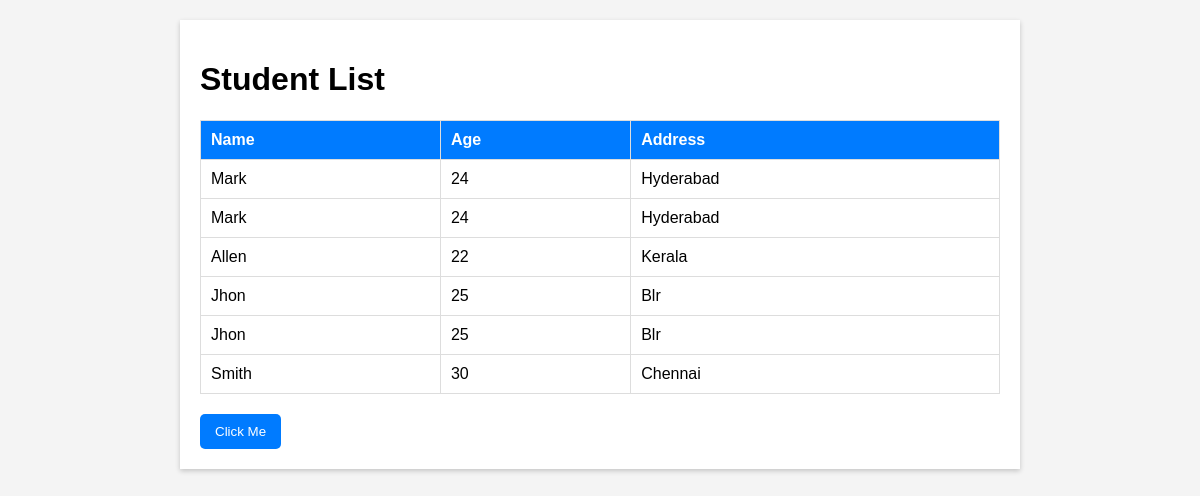
The app's page /display/ with its own data.
### app1/models.py (models this page shows)
class Student(models.Model):
    name=models.CharField(max_length=25)
    age=models.IntegerField(null=True)
    address=models.CharField(max_length=30,null=True)

### app1/views.py (the view)
# urls.py: path('display/',display,name='display'),
def display(request):
    v=Student.objects.all()
    return render(request,'display.html',{'data':v})

### template/display.html (shortened to what this page needs)
<!DOCTYPE html>
<html lang="en">
<head>
</head>
<body>
    <div class="container">
        <h1>Student List</h1>
        <table>
            <thead>
                <tr>
                    <th>Name</th>
                    <th>Age</th>
                    <th>Address</th>
                </tr>
            </thead>
            <tbody>
                {% for student in data %}
                <tr>
                    <td>{{ student.name }}</td>
                    <td>{{ student.age }}</td>
                    <td>{{ student.address }}</td>
                </tr>
                {% endfor %}
            </tbody>
        </table>
        <button class="button" onclick="showMessage()">Click Me</button>
    </div>
</body>
</html>

### template/display.html (style rules this page uses)
body { font-family: Arial, sans-serif; background-color: #f4f4f4; margin: 0; padding: 0; }
.container { max-width: 800px; margin: 20px auto; background: #fff; padding: 20px; box-shadow: 0 2px 5px rgba(0, 0, 0, 0.2); }
table { width: 100%; border-collapse: collapse; margin-bottom: 20px; }
th, td { padding: 10px; border: 1px solid #ddd; text-align: left; }
th { background-color: #007BFF; color: white; }
.button { padding: 10px 15px; background-color: #007BFF; color: white; border: none; border-radius: 5px; cursor: pointer; }

### records on screen
Student: name "Mark", age "24", address "Hyderabad"
Student: name "Mark", age "24", address "Hyderabad"
Student: name "Allen", age "22", address "Kerala"
Student: name "Jhon", age "25", address "Blr"
Student: name "Jhon", age "25", address "Blr"
Student: name "Smith", age "30", address "Chennai"
